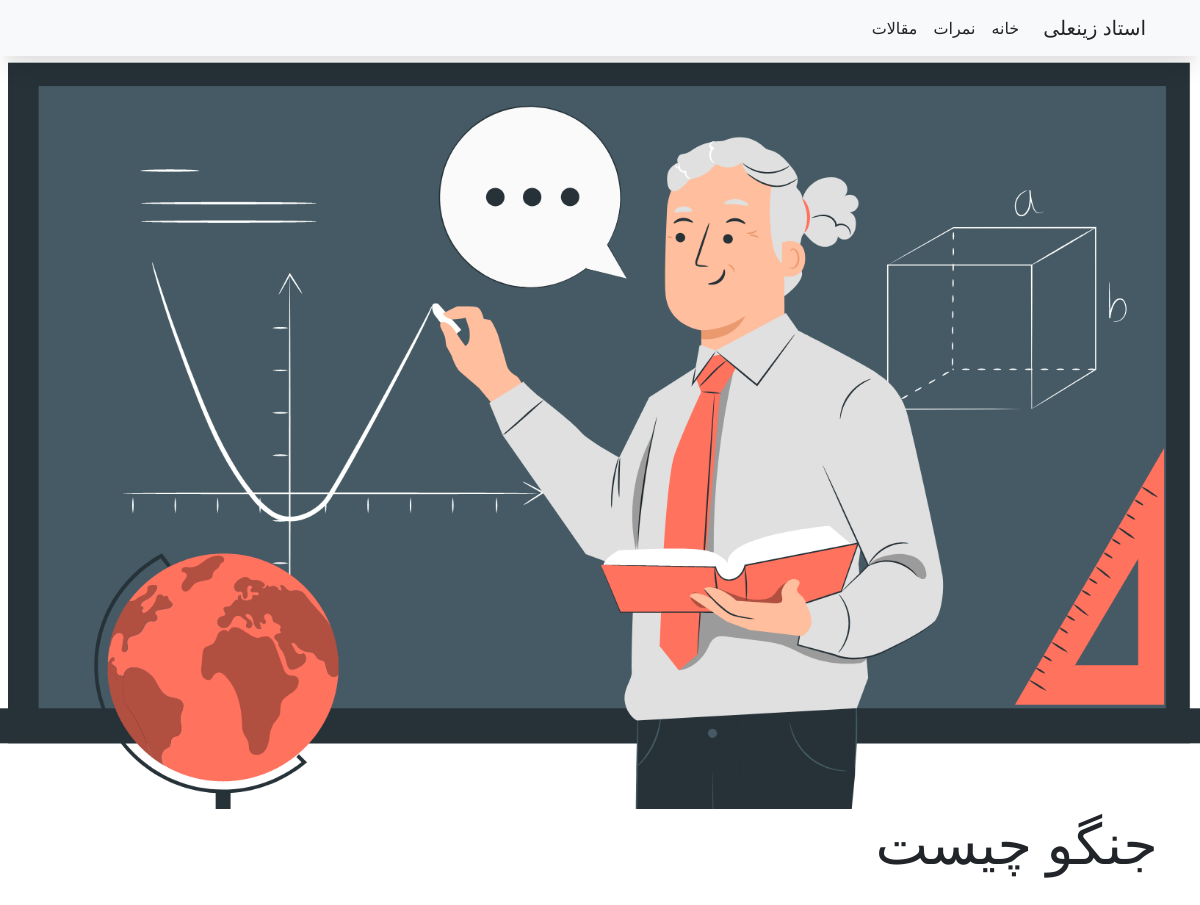
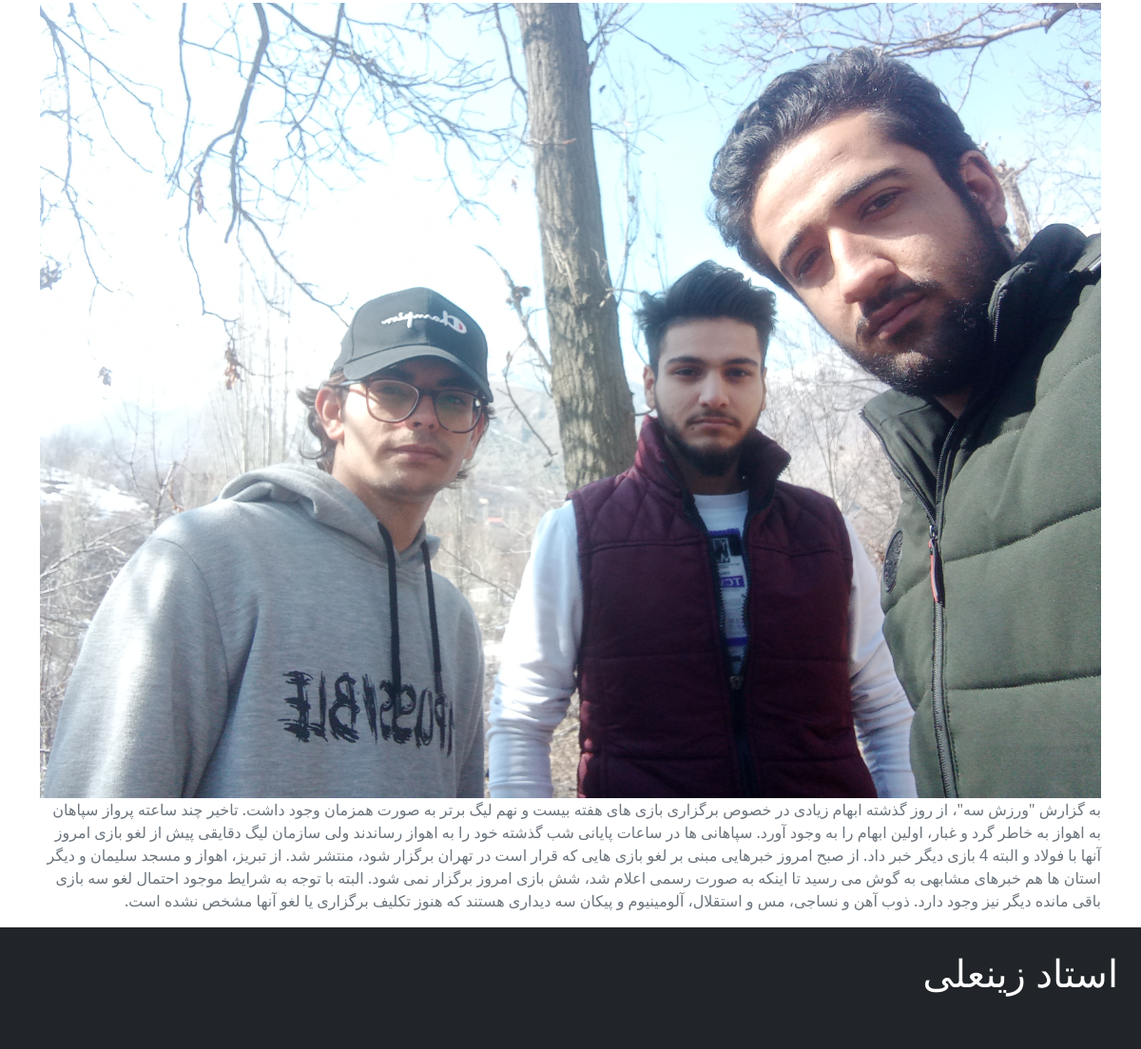
Screenshot of /article/django/ with the database file from the repository (2 pictures, top to bottom).
### Article/models.py (models this page shows, shortened)
class Articles(models.Model):
    title = models.CharField(max_length=100)
    slug = models.SlugField(max_length=100, unique=True, null=True)
    pic = models.ImageField(upload_to = "media/", blank=True)
    description = models.TextField()
    published = models.BooleanField(default=False)
    time = models.DateTimeField(auto_now_add=True)

### Article/views.py (the view)
# urls.py: path('article/<slug:slug>/',ArticleDetail.as_view(), name='ArticleDetail')
class ArticleDetail(DetailView):
    template_name = "Article/ArticleDetail.html"
    def get_queryset(self):
        slug = self.kwargs.get("slug")
        article = Articles.objects.filter(slug=slug)
        return Articles.objects.filter(slug=slug)

### templates/Article/ArticleDetail.html (shortened to what this page needs)
{% extends 'base.html' %}
{% load static %}
{% block content %}
<div class="container">
    <h1 class="display-4">{{ object.title }}</h1>
    <img src="{{ object.pic.url }}" alt="..." class="img-fluid">
    <p class="text-muted">{{ object.description }}</p>
</div>
{% endblock %}

### rows the page displays
Articles: title "جنگو چیست", pic (picture), description "به گزارش \"ورزش سه\"، از روز گذشته ابهام زیادی در خصوص برگزاری بازی های هفته بیست و نهم لیگ برتر به صورت همزمان وجود داشت. تاخیر چند ساعته پرواز سپاهان به اهواز به خاطر گرد و غبار، اولین ابهام را به وجود آورد. سپاهانی ها در ساعات پایانی شب گذشته خود را به اهواز رساندند ولی سازمان لیگ دقایقی پیش از لغو بازی امروز آنها با فولاد و البته 4 بازی دیگر خبر داد. از صبح امروز خبرهایی مبنی بر لغو بازی هایی که قرار است در تهران برگزار شود، منتشر شد. از تبریز، اهواز و مسجد سلیمان و دیگر استان ها هم خبرهای مشابهی به گوش می رسید تا اینکه به صورت رسمی اعلام شد، شش بازی امروز برگزار نمی شود. البته با توجه به شرایط موجود احتمال لغو سه بازی باقی مانده دیگر نیز وجود دارد. ذوب آهن و نساجی، مس و استقلال،…"
